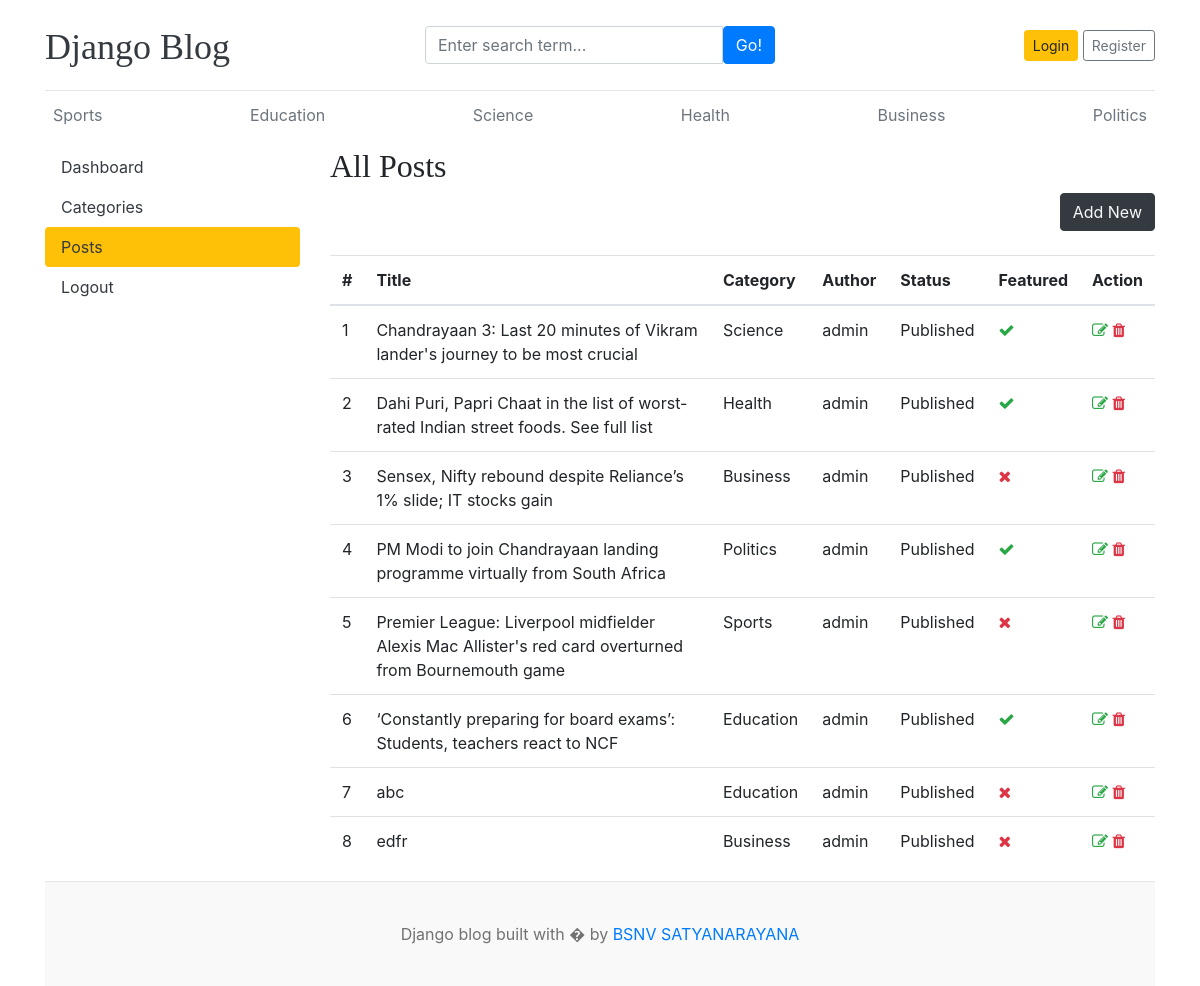
The app's page /dashboard/posts/ with its own data.
### blog/models.py (models this page shows, shortened)
class Category(models.Model):
    category_name=models.CharField(max_length=50,unique=True)
    created_at=models.DateTimeField(auto_now_add=True)
    updated_at=models.DateTimeField(auto_now=True)
    class Meta:
        verbose_name_plural='categories'
    def __str__(self):
        return self.category_name

class Blog(models.Model):
    title=models.CharField(max_length=100)
    slug=models.SlugField(max_length=150,unique=True,blank=True)
    category=models.ForeignKey(Category,on_delete=models.CASCADE)
    author=models.ForeignKey(User,on_delete=models.CASCADE)
    featured_image=models.ImageField(upload_to='upload/%Y/%M/%d')
    short_description=models.TextField(max_length=2000)
    blog_body=models.TextField(max_length=5000)
    status=models.CharField(max_length=100,choices=STATUS_CHOICES,default=0)
    is_featured=models.BooleanField(default=False)
    created_at=models.DateTimeField(auto_now_add=True)
    updated_at=models.DateTimeField(auto_now=True)

### dashboards/views.py (the view)
# urls.py: path('posts/',views.posts,name='posts'),
def posts(request):
    posts=Blog.objects.all()
    context={
        'posts':posts,
    }
    return render(request,'dashboard/posts.html',context)

### blog/context_processors.py (called while the page is built)
def get_categories(request):
    categories=Category.objects.all()
    return dict(categories=categories)

def get_social_links(request):
    social_links=SocialLink.objects.all()
    return dict(social_links=social_links)

### templates/dashboard/posts.html
{% extends 'base.html' %}
{% block content %}
<div class="row">
    {% include 'dashboard/sidebar.html' %}
    <div class="col-md-9">
        <h2>All Posts</h2>
        <a href="{% url 'add_post' %}" class="btn btn-dark text-light float-right mb-4">Add New</a>
        <table class="table table-hover">
            <thead>
                <tr>
                    <th scope="col">#</th>
                    <th scope="col">Title</th>
                    <th scope="col">Category</th>
                    <th scope="col">Author</th>
                    <th scope="col">Status</th>
                    <th scope="col">Featured</th>
                    <th scope="col">Action</th>
                </tr>
                <tbody>
                    {% for post in posts %}
                    <tr>
                        <td>{{forloop.counter}}</td>
                        <td>{{post.title}}</td>
                        <td>{{post.category}}</td>
                        <td>{{post.author}}</td>
                        <td>{{post.status}}</td>
                        <td>{% if post.is_featured %}<i class="fa fa-check text-success"></i>{% else %}<i class="fa fa-times text-danger"></i>{% endif %}</td>
                        <td>
                            <a href="{% url 'edit_post' post.id %}"><i class="fa fa-edit text-success"></i></a>
                            <a href="{% url 'delete_post' post.id %}"><i class="fa fa-trash text-danger"></i></a>
                        </td>
                    </tr>
                    {% endfor %}
                </tbody>
            </thead>
        </table>
    </div>
</div>
{% endblock  %}

### templates/base.html (shortened to what this page needs)
{% load static %}
<!DOCTYPE html>
<html lang="en">
<head>
    <link href="https://getbootstrap.com/docs/4.0/dist/css/bootstrap.min.css" rel="stylesheet">
    <link href="{% static 'css/blog.css' %}" rel="stylesheet">
    <link rel="stylesheet" href="https://cdnjs.cloudflare.com/ajax/libs/font-awesome/4.7.0/css/font-awesome.min.css">
  </head>
<body>
    <div class="container">
      <header class="blog-header py-3">
        <div class="row flex-nowrap justify-content-between align-items-center">
          <div class="col-4 pt-1">
            <a class="blog-header-logo text-dark" href="/">Django Blog</a>
          </div>
          <div class="col-4">
            <form action="{% url 'search' %}" method="GET">
              <div class="input-group">
                <input class="form-control" type="text" name="keyword" value="{{keyword}}" placeholder="Enter search term..." aria-label="Enter search term..." aria-describedby="button-search" />
                <button type="submit" class="btn btn-primary" id="button-search" type="button">Go!</button>
            </div>
            </form>
          </div>
          <div class="col-4 d-flex justify-content-end align-items-center">
            {% if not user.is_authenticated %}
            <a class="btn btn-sm btn-warning" href="{% url 'login' %}">Login</a> &nbsp;
            <a class="btn btn-sm btn-outline-secondary" href="{% url 'register' %}">Register</a>
          </div>
          {% else %}
          <span><a href="{% url 'dashboard' %}">Dashboard</a></span>
          &emsp;
          <span><a href="{% url 'logout' %}">Logout</a></span>
          {% endif %}
        </div>
      </header>
      <div class="nav-scroller py-1 mb-2">
        <nav class="nav d-flex justify-content-between">
          {% for cat in categories %}
          <a class="p-2 text-muted" href="{% url 'posts_by_category' cat.id %}">{{cat.category_name}}</a>
          {% endfor %}
        </nav>
      </div>
{% block content  %}
{% endblock  %}
<footer class="blog-footer">
    <p>Django blog built with � by <a href="#">BSNV SATYANARAYANA</a></p>
  </footer>
  </body>
  </html>

### project1/static/css/blog.css (style rules this page uses)
.blog-header { border-bottom: 1px solid #e5e5e5; }
.blog-header-logo { font-family: "Playfair Display", Georgia, "Times New Roman", serif; font-size: 2.25rem; }
h1, h2, h3, h4, h5, h6 { font-family: "Playfair Display", Georgia, "Times New Roman", serif; }
.blog-footer { padding: 2.5rem 0; color: #727272; text-align: center; background-color: #f9f9f9; border-top: .05rem solid #e5e5e5; }
.blog-footer p:last-child { margin-bottom: 0; }

### records on screen
Category: category_name "Sports"
Category: category_name "Education"
Category: category_name "Science"
Category: category_name "Health"
Category: category_name "Business"
Category: category_name "Politics"
Blog: title "Chandrayaan 3: Last 20 minutes of Vikram lander's journey to be most crucial", category "Science", author "admin", status "Published", is_featured True (drawn)
Blog: title "Dahi Puri, Papri Chaat in the list of worst-rated Indian street foods. See full list", category "Health", author "admin", status "Published", is_featured True (drawn)
Blog: title "Sensex, Nifty rebound despite Reliance’s 1% slide; IT stocks gain", category "Business", author "admin", status "Published", is_featured False (drawn)
Blog: title "PM Modi to join Chandrayaan landing programme virtually from South Africa", category "Politics", author "admin", status "Published", is_featured True (drawn)
Blog: title "Premier League: Liverpool midfielder Alexis Mac Allister's red card overturned from Bournemouth game", category "Sports", author "admin", status "Published", is_featured False (drawn)
Blog: title "‘Constantly preparing for board exams’: Students, teachers react to NCF", category "Education", author "admin", status "Published", is_featured True (drawn)
Blog: title "abc", category "Education", author "admin", status "Published", is_featured False (drawn)
Blog: title "edfr", category "Business", author "admin", status "Published", is_featured False (drawn)
